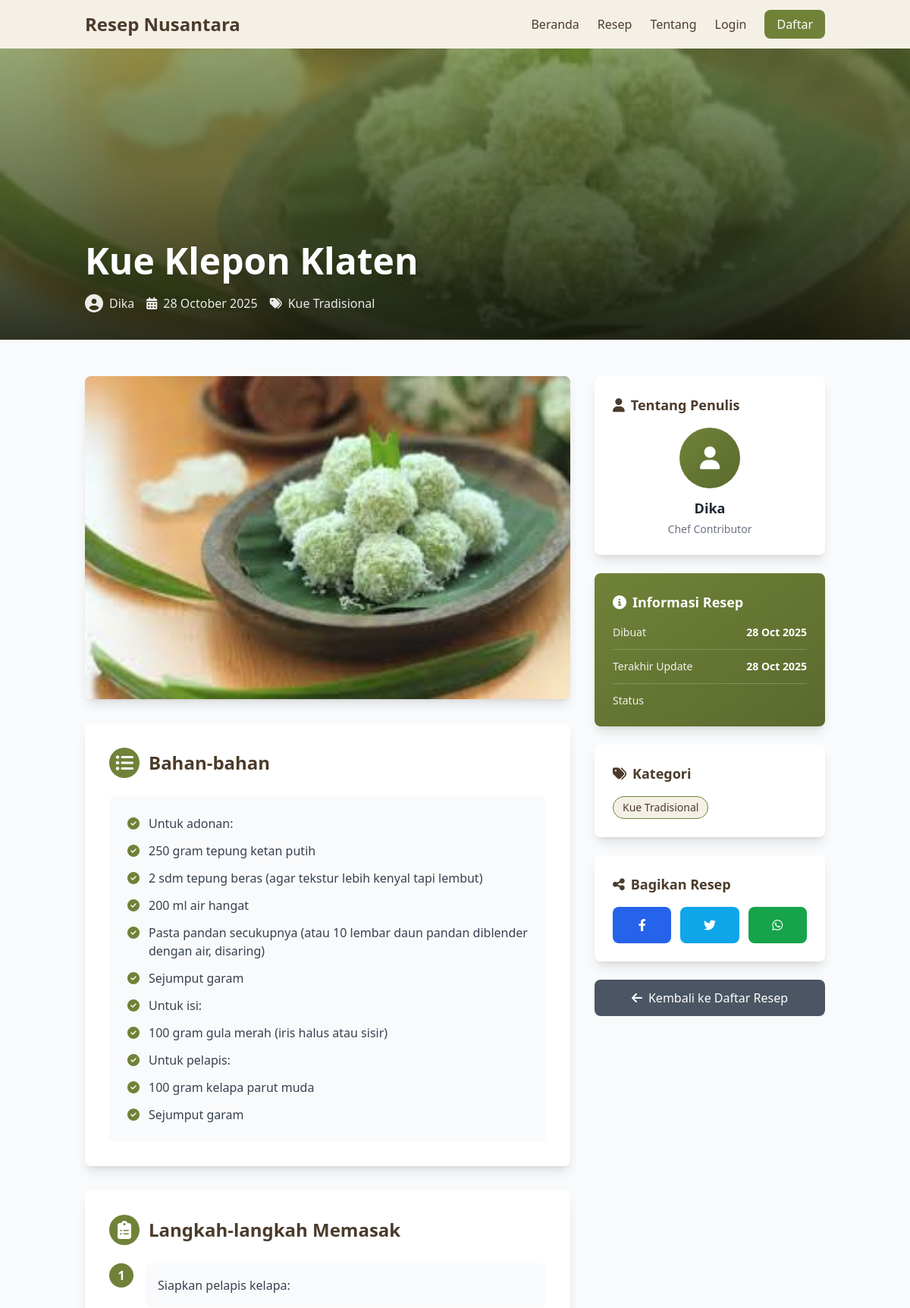
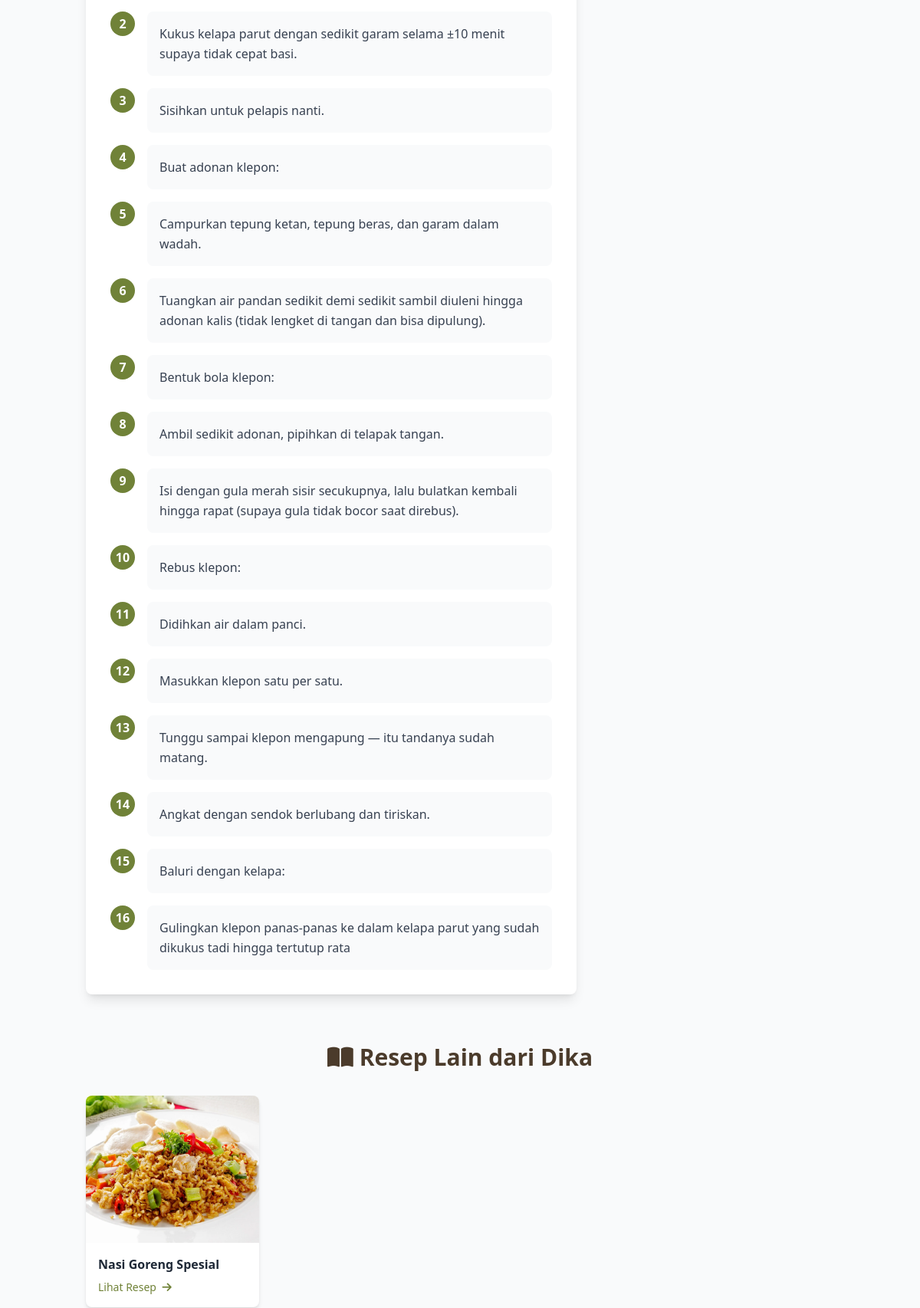
/recipe_detail.php?id=2 (upper part), run on the app's committed database (2 pictures, top to bottom).
### tables this page shows
CREATE TABLE `recipes` (
  `id` int(11) NOT NULL,
  `user_id` int(11) NOT NULL,
  `title` varchar(150) NOT NULL,
  `ingredients` text NOT NULL,
  `steps` text NOT NULL,
  `photo` varchar(255) DEFAULT NULL,
  `status` enum('pending','approved','rejected') DEFAULT 'pending',
  `created_at` datetime DEFAULT current_timestamp(),
  `updated_at` datetime DEFAULT current_timestamp() ON UPDATE current_timestamp()
);

CREATE TABLE `users` (
  `id` int(11) NOT NULL,
  `name` varchar(100) NOT NULL,
  `email` varchar(100) NOT NULL,
  `password` varchar(255) NOT NULL,
  `role` enum('admin','user') DEFAULT 'user',
  `created_at` datetime DEFAULT current_timestamp(),
  `updated_at` datetime DEFAULT current_timestamp() ON UPDATE current_timestamp()
);

### recipe_detail.php (the view, shortened to what this page needs)
<?php
require_once __DIR__ . '/config/config.php';
$recipe_id = (int)$_GET['id'];
$query = "SELECT r.*, u.name as author_name,
    (SELECT GROUP_CONCAT(c.name SEPARATOR ', ')
     FROM recipe_categories rc
     JOIN categories c ON rc.category_id = c.id
     WHERE rc.recipe_id = r.id) as categories
    FROM recipes r
    JOIN users u ON r.user_id = u.id
    WHERE r.id = ?
    LIMIT 1";
$stmt = $conn->prepare($query);
$stmt->bind_param('i', $recipe_id);
$stmt->execute();
$result = $stmt->get_result();
$recipe = $result->fetch_assoc();
$other_recipes_query = "SELECT id, title, photo, status FROM recipes
    WHERE user_id = ? AND id != ? AND status = 'approved'
    ORDER BY created_at DESC
    LIMIT 4";
$stmt_other = $conn->prepare($other_recipes_query);
$stmt_other->bind_param('ii', $recipe['user_id'], $recipe_id);
$stmt_other->execute();
$other_recipes = $stmt_other->get_result();
$ingredients_array = explode("\n", $recipe['ingredients']);
$steps_array = explode("\n", $recipe['steps']);
include 'includes/header.php';
?>
<main class="flex-grow bg-gray-50">
    <div class="relative h-96 bg-gradient-to-r from-[#708238] to-[#5a6a2e] overflow-hidden">
        <?php if ($recipe['photo']): ?>
        <img src="assets/images/<?php echo htmlspecialchars($recipe['photo']); ?>"
             alt="<?php echo htmlspecialchars($recipe['title']); ?>"
             class="w-full h-full object-cover opacity-30">
        <?php endif; ?>
        <div class="absolute inset-0 bg-gradient-to-t from-black/70 via-black/30 to-transparent"></div>
        <div class="absolute bottom-0 left-0 right-0 container mx-auto px-6 pb-8">
            <h1 class="text-4xl md:text-5xl font-bold text-white mb-4 drop-shadow-lg">
                <?php echo htmlspecialchars($recipe['title']); ?>
            </h1>
            <div class="flex flex-wrap items-center gap-4 text-white/90">
                <div class="flex items-center">
                    <i class="fas fa-user-circle text-2xl mr-2"></i>
                    <span class="font-medium"><?php echo htmlspecialchars($recipe['author_name']); ?></span>
                </div>
                <div class="flex items-center">
                    <i class="fas fa-calendar-alt mr-2"></i>
                    <span><?php echo date('d F Y', strtotime($recipe['created_at'])); ?></span>
                </div>
                <?php if ($recipe['categories']): ?>
                <div class="flex items-center">
                    <i class="fas fa-tags mr-2"></i>
                    <span><?php echo htmlspecialchars($recipe['categories']); ?></span>
                </div>
                <?php endif; ?>
            </div>
        </div>
    </div>
    <div class="container mx-auto px-6 py-12">
        <div class="grid grid-cols-1 lg:grid-cols-3 gap-8">
            <div class="lg:col-span-2 space-y-8">
                <?php if ($recipe['photo']): ?>
                <div class="bg-white rounded-lg shadow-lg overflow-hidden">
                    <img src="assets/images/<?php echo htmlspecialchars($recipe['photo']); ?>"
                         alt="<?php echo htmlspecialchars($recipe['title']); ?>"
                         class="w-full h-auto object-cover">
                </div>
                <?php endif; ?>
                <div class="bg-white rounded-lg shadow-lg p-8">
                    <h2 class="text-2xl font-bold text-[#4b3b2b] mb-6 flex items-center">
                        <div class="bg-[#708238] text-white w-10 h-10 rounded-full flex items-center justify-center mr-3">
                            <i class="fas fa-list-ul"></i>
                        </div>
                        Bahan-bahan
                    </h2>
                    <div class="bg-gray-50 rounded-lg p-6">
                        <ul class="space-y-3">
                            <?php foreach ($ingredients_array as $ingredient): ?>
                                <?php
                                $ingredient = trim($ingredient);
                                if (!empty($ingredient)):
                                ?>
                                <li class="flex items-start text-gray-700">
                                    <i class="fas fa-check-circle text-[#708238] mr-3 mt-1"></i>
                                    <span class="flex-1"><?php echo htmlspecialchars($ingredient); ?></span>
                                </li>
                                <?php endif; ?>
                            <?php endforeach; ?>
                        </ul>
                    </div>
                </div>
                <div class="bg-white rounded-lg shadow-lg p-8">
                    <h2 class="text-2xl font-bold text-[#4b3b2b] mb-6 flex items-center">
                        <div class="bg-[#708238] text-white w-10 h-10 rounded-full flex items-center justify-center mr-3">
                            <i class="fas fa-clipboard-list"></i>
                        </div>
                        Langkah-langkah Memasak
                    </h2>
                    <div class="space-y-4">
                        <?php
                        $step_number = 1;
                        foreach ($steps_array as $step):
                            $step = trim($step);
                            if (!empty($step)):
                        ?>
                        <div class="flex items-start">
                            <div class="bg-[#708238] text-white w-8 h-8 rounded-full flex items-center justify-center mr-4 flex-shrink-0 font-bold">
                                <?php echo $step_number; ?>
                            </div>
                            <div class="flex-1 bg-gray-50 rounded-lg p-4">
                                <p class="text-gray-700 leading-relaxed"><?php echo htmlspecialchars($step); ?></p>
                            </div>
                        </div>
                        <?php
                            $step_number++;
                            endif;
                        endforeach;
                        ?>
                    </div>
                </div>
            </div>
            <div class="lg:col-span-1 space-y-6">
                <div class="bg-white rounded-lg shadow-lg p-6">
                    <h3 class="font-bold text-lg text-[#4b3b2b] mb-4">
                        <i class="fas fa-user mr-2"></i>Tentang Penulis
                    </h3>
                    <div class="text-center">
                        <div class="w-20 h-20 bg-gradient-to-br from-[#708238] to-[#5a6a2e] rounded-full flex items-center justify-center mx-auto mb-3">
                            <i class="fas fa-user text-3xl text-white"></i>
                        </div>
                        <h4 class="font-bold text-lg text-gray-800"><?php echo htmlspecialchars($recipe['author_name']); ?></h4>
                        <p class="text-sm text-gray-500 mt-1">Chef Contributor</p>
                    </div>
                </div>
                <div class="bg-gradient-to-br from-[#708238] to-[#5a6a2e] text-white rounded-lg shadow-lg p-6">
                    <h3 class="font-bold text-lg mb-4">
                        <i class="fas fa-info-circle mr-2"></i>Informasi Resep
                    </h3>
                    <div class="space-y-3 text-sm">
                        <div class="flex items-center justify-between pb-3 border-b border-white/20">
                            <span class="opacity-90">Dibuat</span>
                            <span class="font-semibold"><?php echo date('d M Y', strtotime($recipe['created_at'])); ?></span>
                        </div>
                        <div class="flex items-center justify-between pb-3 border-b border-white/20">
                            <span class="opacity-90">Terakhir Update</span>
                            <span class="font-semibold"><?php echo date('d M Y', strtotime($recipe['updated_at'])); ?></span>
                        </div>
                        <div class="flex items-center justify-between">
                            <span class="opacity-90">Status</span>
                        </div>
                    </div>
                </div>
                <?php if ($recipe['categories']): ?>
                <div class="bg-white rounded-lg shadow-lg p-6">
                    <h3 class="font-bold text-lg text-[#4b3b2b] mb-4">
                        <i class="fas fa-tags mr-2"></i>Kategori
                    </h3>
                    <div class="flex flex-wrap gap-2">
                        <?php
                        $categories = explode(', ', $recipe['categories']);
                        foreach ($categories as $category):
                        ?>
                        <span class="bg-[#f5f0e6] text-[#4b3b2b] px-3 py-1 rounded-full text-sm font-medium border border-[#708238]">
                            <?php echo htmlspecialchars($category); ?>
                        </span>
                        <?php endforeach; ?>
                    </div>
                </div>
                <?php endif; ?>
                <div class="bg-white rounded-lg shadow-lg p-6">
                    <h3 class="font-bold text-lg text-[#4b3b2b] mb-4">
                        <i class="fas fa-share-alt mr-2"></i>Bagikan Resep
                    </h3>
                    <div class="flex gap-3">
                        <a href="https://www.facebook.com/sharer/sharer.php?u=<?php echo urlencode($_SERVER['HTTP_HOST'] . $_SERVER['REQUEST_URI']); ?>"
                           target="_blank"
                           class="flex-1 bg-blue-600 text-white py-3 rounded-lg hover:bg-blue-700 transition text-center">
                            <i class="fab fa-facebook-f"></i>
                        </a>
                        <a href="https://twitter.com/intent/tweet?url=<?php echo urlencode($_SERVER['HTTP_HOST'] . $_SERVER['REQUEST_URI']); ?>&text=<?php echo urlencode($recipe['title']); ?>"
                           target="_blank"
                           class="flex-1 bg-sky-500 text-white py-3 rounded-lg hover:bg-sky-600 transition text-center">
                            <i class="fab fa-twitter"></i>
                        </a>
                        <a href="https://wa.me/?text=<?php echo urlencode($recipe['title'] . ' - ' . $_SERVER['HTTP_HOST'] . $_SERVER['REQUEST_URI']); ?>"
                           target="_blank"
                           class="flex-1 bg-green-600 text-white py-3 rounded-lg hover:bg-green-700 transition text-center">
                            <i class="fab fa-whatsapp"></i>
                        </a>
                    </div>
                </div>
                <a href="recipes.php" class="block w-full bg-gray-600 text-white py-3 rounded-lg hover:bg-gray-700 transition text-center font-medium">
                    <i class="fas fa-arrow-left mr-2"></i>Kembali ke Daftar Resep
                </a>
            </div>
        </div>
        <?php if ($other_recipes->num_rows > 0): ?>
        <div class="mt-16">
            <h2 class="text-3xl font-bold text-[#4b3b2b] mb-8 text-center">
                <i class="fas fa-book-open mr-2"></i>Resep Lain dari <?php echo htmlspecialchars($recipe['author_name']); ?>
            </h2>
            <div class="grid grid-cols-1 md:grid-cols-2 lg:grid-cols-4 gap-6">
                <?php while ($other = $other_recipes->fetch_assoc()): ?>
                <a href="recipe_detail.php?id=<?php echo $other['id']; ?>"
                   class="bg-white rounded-lg shadow-md overflow-hidden hover:shadow-xl transition transform hover:-translate-y-2 duration-300">
                    <?php if ($other['photo']): ?>
                    <img src="assets/images/<?php echo htmlspecialchars($other['photo']); ?>"
                         alt="<?php echo htmlspecialchars($other['title']); ?>"
                         class="w-full h-48 object-cover">
                    <?php else: ?>
                    <div class="w-full h-48 bg-gradient-to-br from-[#708238] to-[#5a6a2e] flex items-center justify-center">
                        <i class="fas fa-utensils text-6xl text-white opacity-50"></i>
                    </div>
                    <?php endif; ?>
                    <div class="p-4">
                        <h3 class="font-bold text-gray-800 line-clamp-2"><?php echo htmlspecialchars($other['title']); ?></h3>
                        <p class="text-sm text-[#708238] mt-2 font-medium">
                            Lihat Resep <i class="fas fa-arrow-right ml-1"></i>
                        </p>
                    </div>
                </a>
                <?php endwhile; ?>
            </div>
        </div>
        <?php endif; ?>
    </div>
</main>
<?php include 'includes/footer.php'; ?>

### includes/header.php (style rules this page uses)
.line-clamp-2 { display: -webkit-box; -webkit-line-clamp: 2; -webkit-box-orient: vertical; overflow: hidden; }

### data on the page
recipes: photo (picture), title "Kue Klepon Klaten", user.name "Dika", created_at "28 October 2025", ingredients "Untuk adonan:", ingredients "250 gram tepung ketan putih", ingredients "2 sdm tepung beras (agar tekstur lebih kenyal tapi lembut)", ingredients "200 ml air hangat", ingredients "Pasta pandan secukupnya (atau 10 lembar daun pandan diblender dengan air, disaring)", ingredients "Sejumput garam", ingredients "Untuk isi:", ingredients "100 gram gula merah (iris halus atau sisir)", ingredients "Untuk pelapis:", ingredients "100 gram kelapa parut muda", created_at "28 Oct 2025", updated_at "28 Oct 2025", category "Kue Tradisional"
recipes: photo (picture), title "Nasi Goreng Spesial"

### other printed values
$recipe['categories'] "Kue Tradisional"
$step "Siapkan pelapis kelapa:"
$step "Kukus kelapa parut dengan sedikit garam selama ±10 menit supaya tidak cepat basi."
$step "Sisihkan untuk pelapis nanti."
$step "Buat adonan klepon:"
$step "Campurkan tepung ketan, tepung beras, dan garam dalam wadah."
$step "Tuangkan air pandan sedikit demi sedikit sambil diuleni hingga adonan kalis (tidak lengket di tangan dan bisa dipulung)."
$step "Bentuk bola klepon:"
$step "Ambil sedikit adonan, pipihkan di telapak tangan."
$step "Isi dengan gula merah sisir secukupnya, lalu bulatkan kembali hingga rapat (supaya gula tidak bocor saat direbus)."
$step "Rebus klepon:"
$step "Didihkan air dalam panci."
$step "Masukkan klepon satu per satu."
$step "Tunggu sampai klepon mengapung — itu tandanya sudah matang."
$step "Angkat dengan sendok berlubang dan tiriskan."
